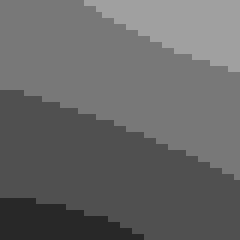
%> input picture Im2mesh_Matlab/pixelMesh v1.1/im.tif, 40 x 40 px (shown 6 times larger)
$ octave --eval "demo;"   (GNU Octave 9; MATLAB toolbox functions it lacks are replaced by stand-ins)
%> lines starting %> are read from the running program, lines starting %| are printed output that depends on the picture
function demo()
% demo of pixelMesh: Convert 2d multi-phase image to pixel-based finite
%                    element mesh (4-node quadrilateral element)
%
% Revision history:
%   Jiexian Ma, mjx0799@gmail.com, July 2021
% Cite As:
%   Jiexian Ma (2023). pixelMesh (pixel-based mesh) (https://www.mathworks.
%   com/matlabcentral/fileexchange/104715-pixelmesh-pixel-based-mesh), MATL
%   AB Central File Exchange. Retrieved January 12, 2023.


    % ---------------------------------------------------------------------
    % import image
    file_name = 'im.tif';   % grayscale or rgb image
    im_o = imread( file_name );
%> im_o is the input picture: size 40x40 uint8; min 40, max 160, mean 103.2

    % convert rgb image to grayscale image
    if size(im_o,3) == 3
        im_o = rgb2gray( im_o );
    end

    % image segmentation using Otsu's method
    num_level = 4;      % How many phases in your image.
                        % The value of this parameter is chose by you.
    thresh = multithresh( im_o, num_level-1 );
%> thresh = [40 80 120]
    seg_im = imquantize( im_o, thresh );
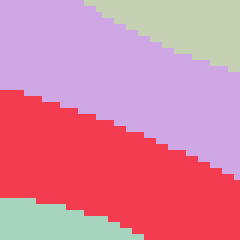
%> seg_im: size 40x40 double (shown 6 times larger); 4 distinct labels, from 1 to 4; one colour per label, 0 black
    im = uint8( 255 * mat2gray(seg_im) );
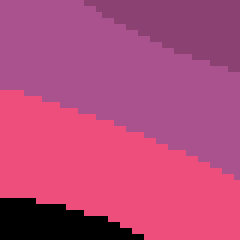
%> im: size 40x40 uint8 (shown 6 times larger); 4 distinct labels, from 0 to 255; one colour per label, 0 black

    % imshow(im);

    % ---------------------------------------------------------------------
    % parameters
    dx = 1; dy = 1;         % scale of image
                            % dx - column direction, dy - row direction,
                            % e.g. scale of your imgage is 0.11 mm/pixel, try
                            %      dx = 0.11; and dy = 0.11;

    ele_type = 'CPS4';      % element type, for printInp_multiSect
    precision_nodecoor = 8; % precision of node coordinates, for output

    % ---------------------------------------------------------------------
    % preprocess
    im = flip(im,1);	% in FEM software using right-hand coordinate,
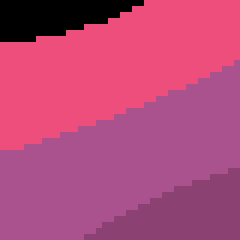
%> im: size 40x40 uint8 (shown 6 times larger); 4 distinct labels, from 0 to 255; one colour per label, 0 black
                        % to coincide with that, must flip in row direction
                        % so the origin of coordinates is at bottom-left

    num_row = size( im, 1 );
%> num_row = 40
    num_col = size( im, 2 );
%> num_col = 40

    % get unique intensities from image
    intensity = unique( im );     % column vector
%> intensity = [0; 85; 170; 255]

    % ---------------------------------------------------------------------
    % get numbering of 4 nodes in each element
    % get list of node coordinates
    % ele_cell{i}(j,:) = [ element_number, phase_number, node_number_of_4_nodes ]
    % nodecoor_list(i,:) = [ node_number, x, y ]

%> (the run ends here)
